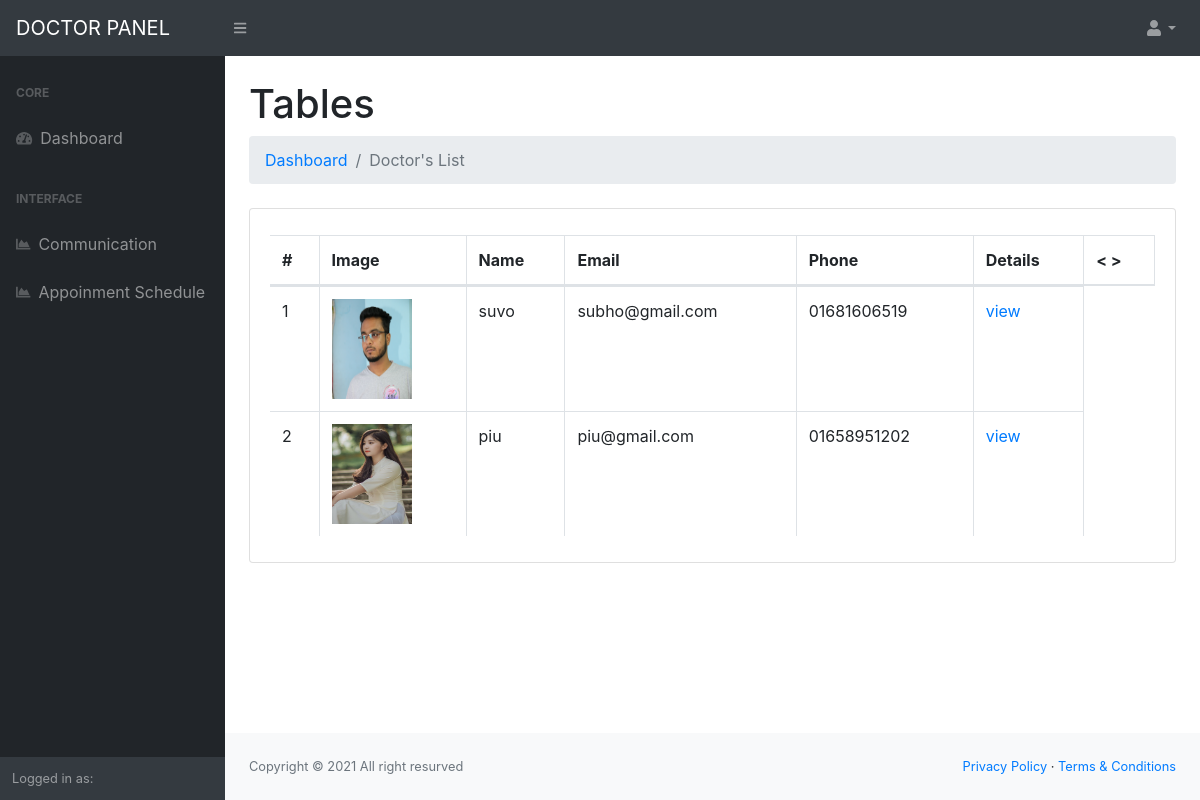
Page /admin/patients.php (signed in) on the committed database.
### tables this page shows
CREATE TABLE `customer_table` (
  `customer_id` int(11) NOT NULL,
  `customer_name` varchar(300) NOT NULL,
  `customer_email` varchar(300) NOT NULL,
  `customer_password` varchar(300) NOT NULL,
  `customer_phone` varchar(200) NOT NULL,
  `image` varchar(266) NOT NULL,
  `customer_address` varchar(500) NOT NULL,
  `customer_gender` varchar(100) NOT NULL,
  `customer_birth` varchar(200) NOT NULL,
  `customer_blood` varchar(300) NOT NULL,
  `block` tinyint(4) NOT NULL
);

### library/db.php (called while the page is built, shortened)
<?php
class DBconnection{
	public function connectDataBase(){
		$this->con = new mysqli('localhost', 'root', '','doctor_db');
	}
}
?>

### library/Selectclass.php (called while the page is built, shortened)
<?php
include_once 'db.php';
class Selectclass extends DBconnection{
	public function selects($query){
		$result = $this->con->query($query) or die($this->con->error.__LINE__);
		if($result){
			return $result;
		} else {
			return false;
		}
	}
		public function selectall($var){
		$query = "SELECT * FROM $var";
		$result = self::selects($query);
		return $result;
	}
}
 ?>

### admin/patients.php (the view)
<?php include_once 'header.php'; ?>
            <div id="layoutSidenav_content">
                <main>
                    <div class="container-fluid">
                        <h1 class="mt-4">Tables</h1>
                        <ol class="breadcrumb mb-4">
                            <li class="breadcrumb-item"><a href="index.html">Dashboard</a></li>
                            <li class="breadcrumb-item active">Doctor's List</li>
                        </ol>
                        <div class="card mb-4">
                            <div class="card-body">
                                <div class="table-responsive">
                                    <table class="table table-bordered" id="dataTable" width="100%" cellspacing="0">
                                        <thead>
                                            <tr>
                                                <th>#</th>
                                                <th>Image</th>
                                                <th>Name</th>
                                                <th>Email</th>
                                                <th>Phone</th>
                                                <th>Details</th>
                                                <th> < > </th>
                                            </tr>
                                        </thead>
                                        <tbody>
                 <?php
                    $viewdoctor = $sc->selectall('customer_table');
                   		$a = 0;
                        while ($row = $viewdoctor->fetch_assoc()) {
                        	$a++;
                ?>
                                            <tr>
                                            	<td><?php echo $a;?></td>
                                                <td><img style="height: 100px; width: 80px;" src="../<?php echo $row['image'];?>"></td>
                                                <td><?php echo $row['customer_name'];?></td>
                                                <td><?php echo $row['customer_email'];?></td>
                                                <td><?php echo $row['customer_phone'];?></td>
                                                <td>
                                                	<a href="viewpatient.php?patientid=<?php echo $row['customer_id'];?>">view</a>
                                                </td>
                                            </tr>
                                     <?php }  ?>
                                        </tbody>
                                    </table>
                                </div>
                            </div>
                        </div>
                    </div>
                </main>
                <?php include_once 'footer.php'; ?>

### rows in the picture
customer_table: image (picture), customer_name "suvo", customer_email "subho@gmail.com", customer_phone "01681606519"
customer_table: image (picture), customer_name "piu", customer_email "piu@gmail.com", customer_phone "01658951202"
